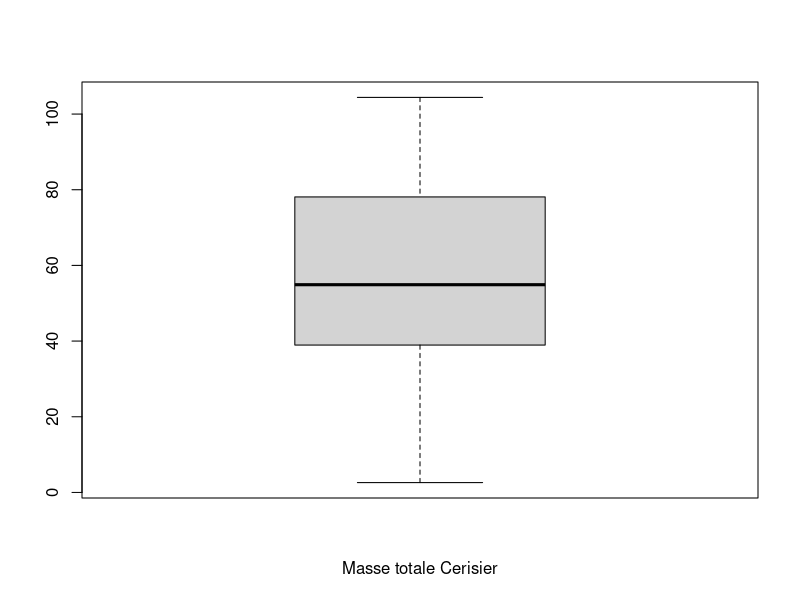
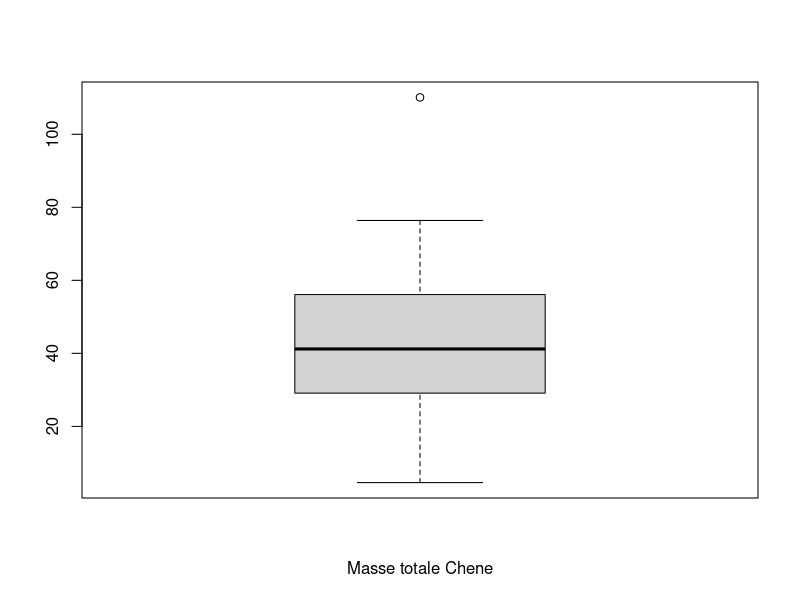
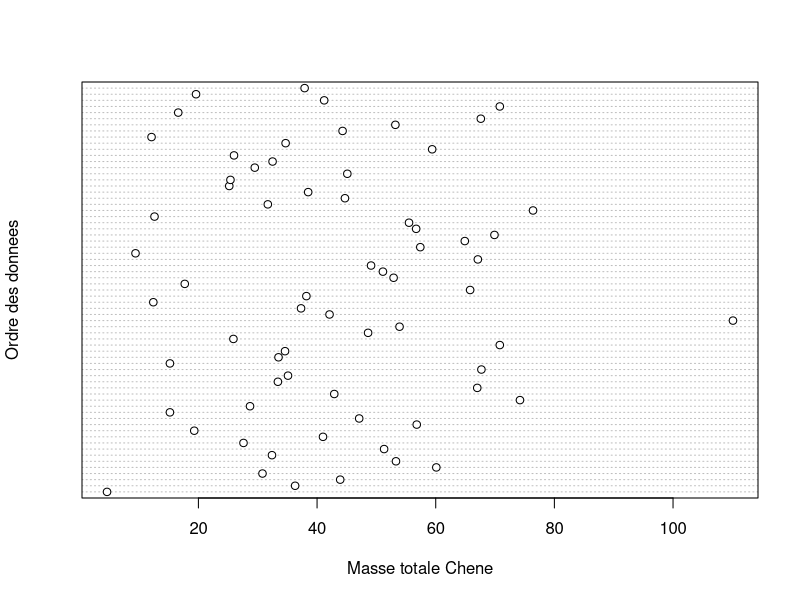
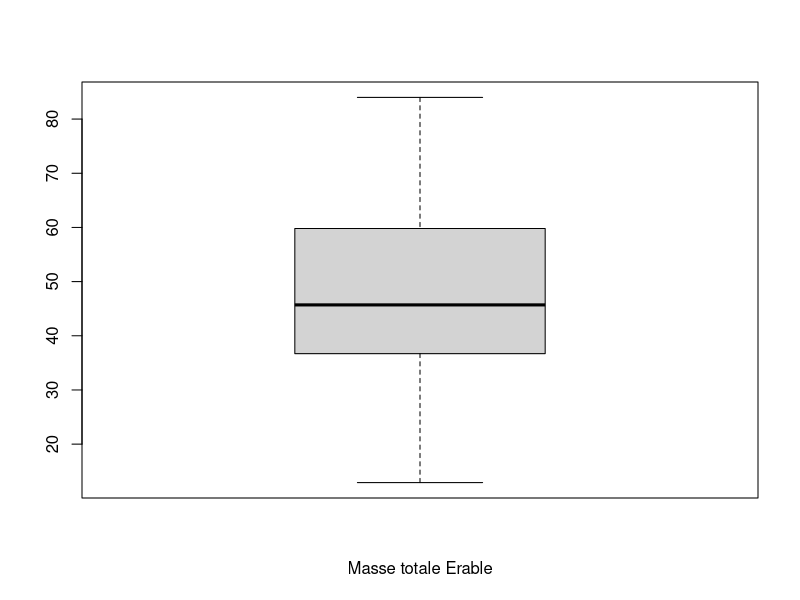
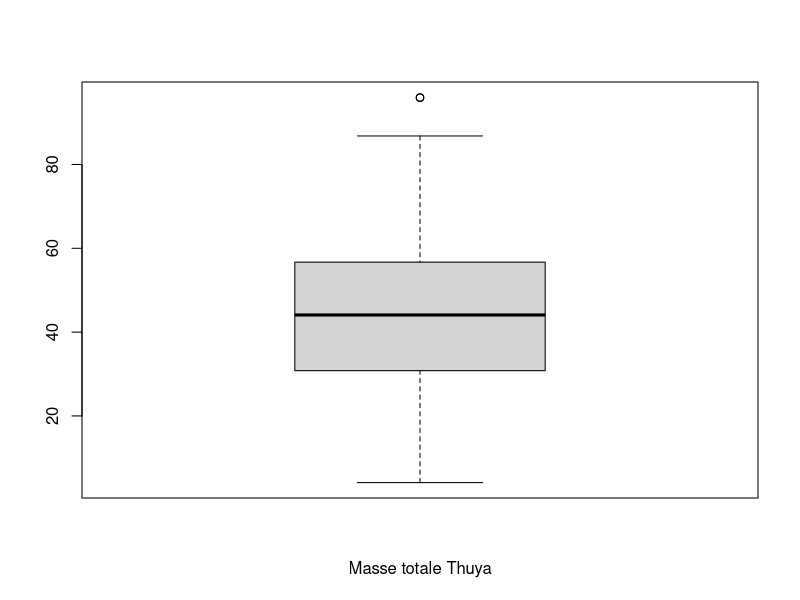
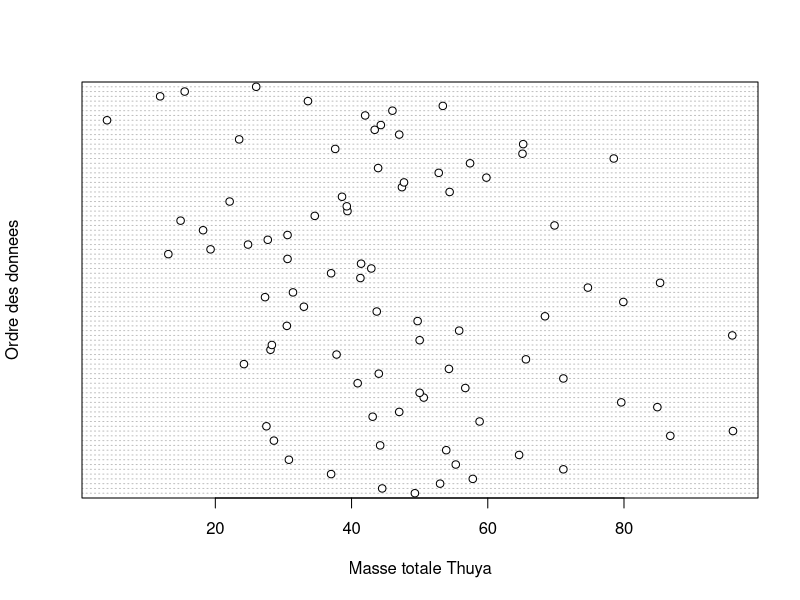
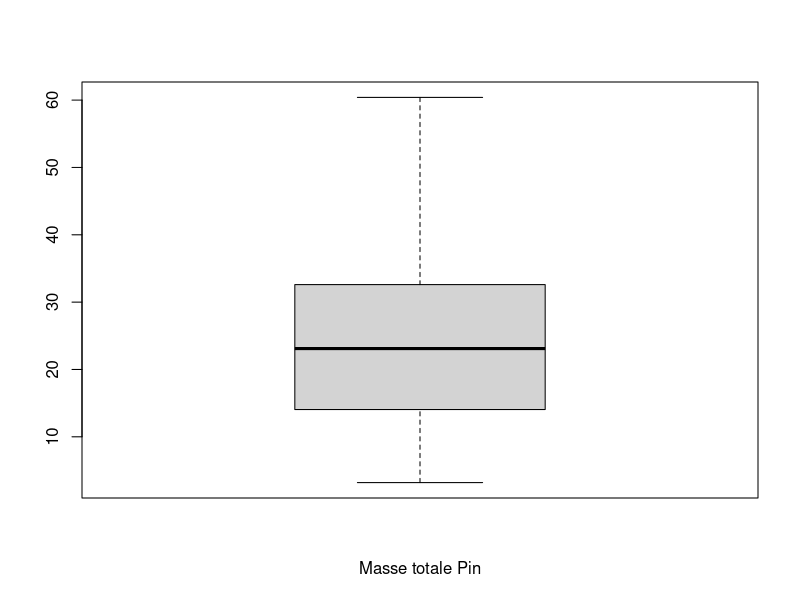
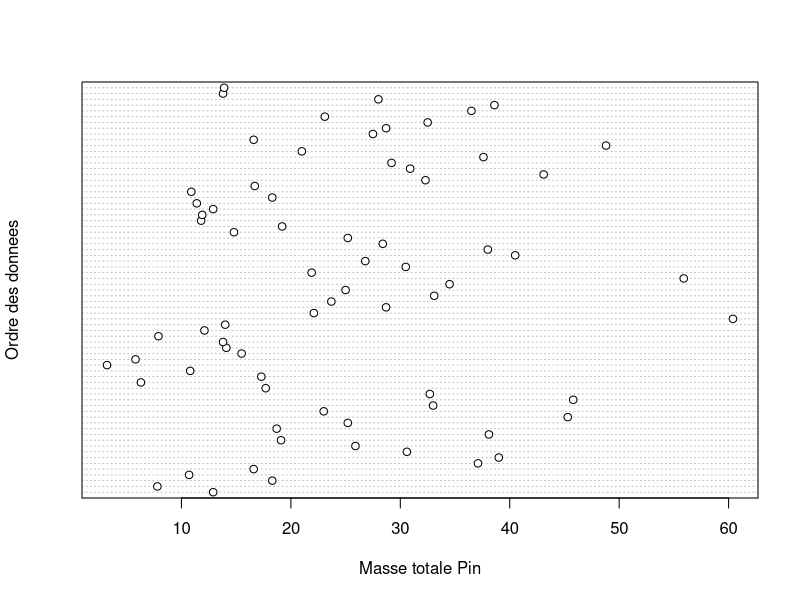

Generate these figures, in order, with R: (Note: this script raises an error after producing the figures.)

#2019-2020
#Projet Serre / Broutement / Stress_hydrique / Migration assistee

remove(list = ls())

#####Importation des donnees####
library(dplyr)
library(ggplot2)
library(plyr) #pour fonction ddply 
library(car) #pour anovas type III
library(lsmeans) #fonction lsmeans
library(MASS) #boxcox

Serre <- read.table("./Masses3.txt", header=TRUE, na.string = "", dec = ",") 

Serre$Brout <- replace(Serre$Brout,Serre$Brout=="0","NoBrout")
Serre$Brout <- replace(Serre$Brout,Serre$Brout=="1","Brout")
Serre$Stress <- replace(Serre$Stress,Serre$Stress=="0","NoStress")
Serre$Stress <- replace(Serre$Stress,Serre$Stress=="1","Stress1")
Serre$Stress <- replace(Serre$Stress,Serre$Stress=="2","Stress2")

Serre$Prov <- as.factor(as.character(Serre$Prov)) #Definir comme facteur
Serre$Bloc <- as.factor(as.character(Serre$Bloc))
Serre$Brout <- as.factor(as.character(Serre$Brout))
Serre$Stress <- as.factor(as.character(Serre$Stress))

str(Serre)
Serre$Brout <- factor(Serre$Brout, levels=c("NoBrout","Brout")) #Reorganiser niveaux facteur Brout


CET<-filter(Serre,Esp=="CET")
CET$Stress <- factor(CET$Stress) #Enlever le niveau Stress 1 absent de CET
CHR<-filter(Serre,Esp=="CHR")
CHR$Stress <- factor(CHR$Stress) #Enlever le niveau Stress 1 absent de CHR
ERS<-filter(Serre,Esp=="ERS")
THO<-filter(Serre,Esp=="THO")
PIB<-filter(Serre,Esp=="PIB")

SerreTemoin<-filter(Serre,Brout=="NoBrout",Stress=="NoStress",Prov=="2018")

#####Exploration des donnees####
#Masse totale - Outliers

boxplot(CET$Mtot, xlab="Masse totale Cerisier")

boxplot(CHR$Mtot, xlab="Masse totale Chene")
dotchart(CHR$Mtot,xlab="Masse totale Chene", ylab = "Ordre des donnees") #Un outlier? Semble ok dans les donnees

boxplot(ERS$Mtot, xlab="Masse totale Erable")

boxplot(THO$Mtot, xlab="Masse totale Thuya")
dotchart(THO$Mtot,xlab="Masse totale Thuya", ylab = "Ordre des donnees") #Pas d'outlier important

boxplot(PIB$Mtot, xlab="Masse totale Pin")
dotchart(PIB$Mtot,xlab="Masse totale Pin", ylab = "Ordre des donnees") #Pas d'outlier important

#Ratio - Outliers

boxplot(CET$Ratio, xlab="Ratio Cerisier")
dotchart(CET$Ratio, xlab="Ratio Cerisier", ylab = "Ordre des donnees") 

boxplot(CHR$Ratio, xlab="Ratio Chene")
dotchart(CHR$Ratio, xlab="Ratio Chene", ylab = "Ordre des donnees") #Quelques donnes plus extremes

boxplot(ERS$Ratio, xlab="Ratio Erable")

boxplot(THO$Ratio, xlab="Ratio Thuya")
dotchart(THO$Ratio, xlab="Ratio Thuya", ylab = "Ordre des donnees") 

boxplot(PIB$Ratio, xlab="Ratio Pin")


#Normalite Masse totale
hist(CET$Mtot)
hist(CHR$Mtot)
hist(ERS$Mtot)
hist(PIB$Mtot)
hist(THO$Mtot)


#Normalite Ratio
hist(CET$Ratio)
hist(CHR$Ratio)
hist(ERS$Ratio)
hist(PIB$Ratio)
hist(THO$Ratio)

#################CERISIERS########################
####BIOMASSE TOTALE CERISIERS####

#Regarder si hauteur initiale est un bon estimateur de la masse totale
#Regarder la relation entre hauteur finale et la masse a la fin de l'experience
cor.test(CET$Hauteur, CET$Mtot) #0,63
plot(CET$Hauteur, CET$Mtot) 
#Oui, bonne correlation, on utilise la hauteur initiale pour corriger pour la biomasse initiale des plants

#Savoir le nb de replicats 
ddply(CET, c("Stress", "Brout", "Prov", "Bloc"), summarise, N = length(Mtot))

#Pour la majorite des combinaisons, nous n'avons qu'un replicat
#Pour simplifier les analyses, on fait une moyenne pour les rares cas 
#ou nous avons 2 plants par combinaison

CET_mean <- aggregate(list(CET$Mtot,CET$Hauteurini,CET$Ratio,CET$Maerien,CET$Mracine), by= data.frame(CET$Stress, CET$Brout, CET$Prov, CET$Bloc), FUN= "mean")
colnames(CET_mean)[1:9] <- c("Stress", "Brout", "Prov", "Bloc","Mtot","Hauteurini","Ratio","Maerien","Mracine")

ddply(CET_mean, c("Stress", "Brout", "Prov", "Bloc","Hauteurini"), summarise,
      N = length(Mtot)) #Verification n = 1 pour chaque combinaison

#Boxplot masses tot 
color1 = c(rep("green",2),rep("red",2))
boxplot(Mtot~Brout+Stress+Prov,data=CET,cex.axis=0.5, col = color1,las=2, 
        main = "Masses tot cerisiers", ylab="Masse tot", xlab="") 

#Modele avec plan en tiroir
mod_CET_mtot <- lmerTest::lmer(Mtot ~ Stress*Brout*Prov*Hauteurini + (1|Bloc/Stress), data = CET_mean)
#Message veut dire que l'effet aleatoire du bloc est tres pres de 0 ou nul
#On le garde requand meme dans le modele, mais il a peu d'effet
summary(mod_CET_mtot)
anova(mod_CET_mtot) #Fait un anova de type III de Satterthwaite
#Interaction significative avec Hini, on garde ce modele
#Effet Stress

#Estimés et intervalle de confiance
lsmeans(mod_CET_mtot,~Stress)
#Rien n'est significatif

#Representation Stress avec les estimes du modele
CET_Mtot_mod <- summary(lsmeans(mod_CET_mtot, ~Stress))
ggplot(CET_Mtot_mod, aes(x = Stress, y = lsmean)) +
  geom_point(size=4) +
  geom_errorbar(aes(ymin=lower.CL, ymax=upper.CL), width=.1)+
  theme_classic() +
  scale_x_discrete(labels=c("No stress","High stress"))+
  scale_y_continuous(limits = c(0,90), expand = expand_scale()) +
  xlab("Water stress treatment") +  
  ylab("Mass (g)") +
  theme(text=element_text(size=12, family="sans"), #Police Arial ("serif" pour Time New Roman)
        panel.border = element_rect(colour = "black", fill=NA, size=0.5))
  geom_text(aes(x=Stress, y=upper.CL+2),
            label = c("",""), size=4.5, show.legend=F)

##Verifier assomptions de modeles
plot(mod_CET_mtot) #Homogeneite des variances ok
qqPlot(resid(mod_CET_mtot)) #Graphique de normalite ok


####RATIO CERISIERS####

#Modele avec plan en tiroir
mod_CET_ratio <- lmerTest::lmer(Ratio ~ Stress*Brout*Prov*Hauteurini + (1|Bloc/Stress), data = CET_mean)
summary(mod_CET_ratio)
anova(mod_CET_ratio) #Interaction non significative avec Hini

#Modele sans interaction Hini
mod_CET_ratio <- lmerTest::lmer(Ratio ~ Stress*Brout*Prov+Hauteurini + (1|Bloc/Stress), data = CET_mean)
summary(mod_CET_ratio)
anova(mod_CET_ratio) #Hini non significative 

#Modele sans Hini
mod_CET_ratio <- lmerTest::lmer(Ratio ~ Stress*Brout*Prov + (1|Bloc/Stress), data = CET_mean)
summary(mod_CET_ratio)
anova(mod_CET_ratio) #Effet Stress et Prov

#Estimés et intervalle de confiance
lsmeans(mod_CET_ratio,~Stress) #Ratio plus eleve pour stress2
lsmeans(mod_CET_ratio,~Prov) #Ratio plus eleve chez 2080 que 2018 et 2050 


#Representation Stress avec les estimes du modele
CET_Ratio_mod <- summary(lsmeans(mod_CET_ratio, ~Stress))
ggplot(CET_Ratio_mod, aes(x = Stress, y = lsmean)) +
  geom_point(size=4) +
  geom_errorbar(aes(ymin=lower.CL, ymax=upper.CL), width=.1)+
  theme_classic() +
  scale_x_discrete(labels=c("No stress","High stress"))+
  scale_y_continuous(limits = c(0,4), expand = expand_scale()) +
  xlab("Water stress treatment") +  
  ylab("Shoot:root ratio") +
  theme(text=element_text(size=12, family="sans"), #Police Arial ("serif" pour Time New Roman)
        panel.border = element_rect(colour = "black", fill=NA, size=0.5))+
  geom_text(aes(x=Stress, y=upper.CL+0.2),
          label = c("a","b"), size=4.5, show.legend=F)

#Representation Prov 
CET_Ratio_mod <- summary(lsmeans(mod_CET_ratio, ~Prov))
ggplot(CET_Ratio_mod, aes(x = Prov, y = lsmean)) +
  geom_point(size=3) +
  geom_errorbar(aes(ymin=lower.CL, ymax=upper.CL), width=.1)+
  theme_classic() +
  xlab("Provenance") +  
  ylab("Shoot:root ratio") +
  theme(text=element_text(size=12, family="sans"), #Police Arial ("serif" pour Time New Roman)
        panel.border = element_rect(colour = "black", fill=NA, size=0.5))+
  geom_text(aes(x=Prov, y=upper.CL+0.05),label = c("a","a","b"))

##Verifier assomptions de modeles
plot(mod_CET_ratio) #Homogeneite des variances ok
qqPlot(resid(mod_CET_ratio)) #Graphique de normalite ok


#################CHENES########################
####BIOMASSE TOTALE CHENES####

#Est-ce que la hauteur initiale est un bon estimateur de la masse totale?
#Regarder la relation entre hauteur finale et la masse a la fin de l'experience
cor.test(CHR$Hauteur, CHR$Mtot) #0,67
plot(CHR$Hauteur, CHR$Mtot) 
#Oui, bonne correlation, utiliser hauteurini pour corriger biomasse initiale des plants

#Savoir le nb de replicats 
ddply(CHR, c("Stress", "Brout", "Prov", "Bloc"), summarise,N = length(Mtot))

#Pour la majorite des combinaisons, nous n'avons qu'un replicat
#Pour simplifier les analyses, on fait une moyenne pour les rares cas ou nous avons 2 plants par combinaison
CHR_mean <- aggregate(list(CHR$Mtot,CHR$Hauteurini,CHR$Ratio,CHR$Maerien,CHR$Mracine), by= data.frame(CHR$Stress, CHR$Brout, CHR$Prov, CHR$Bloc), FUN= "mean")
colnames(CHR_mean)[1:9] <- c("Stress", "Brout", "Prov", "Bloc","Mtot","Hauteurini","Ratio","Maerien","Mracine")

#Verification: nous avons bien un n = 1 pour chaque combinaison.
ddply(CHR_mean, c("Stress", "Brout", "Prov", "Bloc","Hauteurini"), summarise, N = length(Mtot))

#Boxplot masses tot 
boxplot(Mtot~Brout+Stress+Prov,data=CHR,cex.axis=0.5, col = color1,las=2, main = "Masses tot chenes",
        xlab="",ylab="Masse tot")

#Modele avec plan en tiroir
mod_CHR_mtot <- lmerTest::lmer(Mtot ~ Stress*Brout*Prov*Hauteurini + (1|Bloc/Stress), data = CHR_mean)
anova(mod_CHR_mtot) # Garder Hini seul 

#Modele sans interaction avec Hini:
mod_CHR_mtot <- lmerTest::lmer(Mtot ~ Stress*Brout*Prov + Hauteurini + (1|Bloc/Stress), data = CHR_mean)
summary(mod_CHR_mtot)
anova(mod_CHR_mtot) #Hauteurini significatif, on garde ce modele
#Interaction Stress*Provenance significatif

#Estimes et intervalles de confiance
lsmeans(mod_CHR_mtot,~Stress*Prov)
#Stress2-NoStress de 2050 different

#Representation Stress*Prov avec les estimes du modele
CHR_Mtot_mod <- summary(lsmeans(mod_CHR_mtot, ~Prov*Stress))
ggplot(CHR_Mtot_mod, aes(x = Stress, y = lsmean, shape=Prov)) +
  geom_point(size=4, position=position_dodge(width=0.4)) +
  geom_errorbar(aes(ymin=lower.CL, ymax=upper.CL), width=.1, position=position_dodge(width=0.4))+
  theme_classic() +
  scale_shape_manual(values=c(10, 19, 1))+
  labs(shape="Provenance") +
  scale_x_discrete(labels=c("No stress","High stress"))+
  scale_y_continuous(limits = c(0,75), expand = expand_scale()) +
  xlab("Water stress treatment") +  
  ylab("Mass (g)") +
  theme(text=element_text(size=12, family="sans"), #Police Arial ("serif" pour Time New Roman)
        panel.border = element_rect(colour = "black", fill=NA, size=0.5))+ 
  geom_text(aes(x=Stress, y=upper.CL+1.9),
            label = c("ab","a","ab","ab","b","ab"),  
            position=position_dodge(width=0.4),
            show.legend=F, size=4.5) 


##Verifier Assomptions de modele
plot(mod_CHR_mtot) #Homogeneite des variances ok
qqPlot(resid(mod_CHR_mtot)) #Graphique de normalite ok

####RATIO CHENES####

##Modele avec plan en tiroir
mod_CHR_ratio <- lmerTest::lmer(Ratio ~ Stress*Brout*Prov*Hauteurini + (1|Bloc/Stress), data = CHR_mean)
anova(mod_CHR_ratio) #Rien significatif

##Modele avec plan en tiroir sans interaction Hini
mod_CHR_ratio <- lmerTest::lmer( Ratio ~ Stress*Brout*Prov + Hauteurini + (1|Bloc/Stress), data = CHR_mean)
anova(mod_CHR_ratio) #Rien significatif

##Modele avec plan en tiroir sans Hini
mod_CHR_ratio <- lmerTest::lmer( Ratio ~ Stress*Brout*Prov + (1|Bloc/Stress), data = CHR_mean)
anova(mod_CHR_ratio) #Rien significatif, tendance Stress

##Verifier assomptions de modeles
plot(mod_CHR_ratio) #Homogeneite des variances ok
qqPlot(resid(mod_CHR_ratio)) #Graphique de normalite ok?


#Essayer d'enlever trois valeurs plus extreme (30,12,11) 
CHR_mean2 <- CHR_mean[-30,]
CHR_mean2 <- CHR_mean2[-12,]
CHR_mean2 <- CHR_mean2[-11,]
dotchart(CHR_mean$Ratio,xlab="Ratio CHR", ylab = "Ordre des donnees") #Avant
dotchart(CHR_mean2$Ratio,xlab="Ratio CHR", ylab = "Ordre des donnees") #Apres

##Modele avec plan en tiroir sans outlier
mod_CHR_ratio2 <- lmerTest::lmer(Ratio ~ Stress*Brout*Prov*Hauteurini + (1|Bloc/Stress), data = CHR_mean2)
anova(mod_CHR_ratio2) #Rien significatif

##Modele avec plan en tiroir sans interaction Hini sans outlier
mod_CHR_ratio2 <- lmerTest::lmer( Ratio ~ Stress*Brout*Prov + Hauteurini + (1|Bloc/Stress), data = CHR_mean2)
anova(mod_CHR_ratio2) #Rien significatif

##Modele avec plan en tiroir sans Hini sans outlier
mod_CHR_ratio2 <- lmerTest::lmer( Ratio ~ Stress*Brout*Prov + (1|Bloc/Stress), data = CHR_mean2)
anova(mod_CHR_ratio2) #Rien significatif, tendance Stress

##Verifier assomptions de modeles
plot(mod_CHR_ratio2) #Homogeneite des variances ok
qqPlot(resid(mod_CHR_ratio2)) #Graphique de normalite pas mieux!?


#Ajouter variable Transformation log de Ratio
LCHR_mean <- mutate(CHR_mean, LRatio=log(Ratio))

##Modele avec plan en tiroir (log)
mod_CHR_Lratio <- lmerTest::lmer( LRatio ~ Stress*Brout*Prov*Hauteurini + (1|Bloc/Stress), data = LCHR_mean)
anova(mod_CHR_Lratio) #Rien significatif

##Modele avec plan en tiroir sans interaction Hini (log)
mod_CHR_Lratio <- lmerTest::lmer( LRatio ~ Stress*Brout*Prov + Hauteurini + (1|Bloc/Stress), data = LCHR_mean)
anova(mod_CHR_Lratio) #Rien significatif

##Modele avec plan en tiroir sans Hini (log)
mod_CHR_Lratio <- lmerTest::lmer( LRatio ~ Stress*Brout*Prov + (1|Bloc/Stress), data = LCHR_mean)
anova(mod_CHR_Lratio) #Effet Prov, Tendance Stress 

lsmeans(mod_CHR_Lratio,~Prov)
#Rien

#Test a posteriori aurait trouve que 2018-2050 significatif.......???
ls_means(mod_CHR_Lratio,  which = "Prov", pairwise = TRUE)

#Representation Prov avec les estimations du modele (log)
CHR_LRatio_mod <- summary(lsmeans(mod_CHR_Lratio, ~Prov))
ggplot(CHR_LRatio_mod, aes(x = Prov, y = lsmean)) +
  geom_point(size=3) +
  geom_errorbar(aes(ymin=lower.CL, ymax=upper.CL), width=.1)+
  theme_classic() +
  xlab("Provenance") +  
  ylab("Log shoot:root ratio")+
  theme(text=element_text(size=12, family="sans"), #Police Arial ("serif" pour Time New Roman)
        panel.border = element_rect(colour = "black", fill=NA, size=0.5))

#Enlever le log
CHR_Ratio_mod <- mutate(CHR_LRatio_mod, lsmean=10^(lsmean),lower.CL=10^(lower.CL), upper.CL=10^(upper.CL))
ggplot(CHR_Ratio_mod, aes(x = Prov, y = lsmean)) +
  geom_point(size=3) +
  geom_errorbar(aes(ymin=lower.CL, ymax=upper.CL), width=.1)+
  theme_classic() +
  xlab("Provenance") +  
  ylab("Log shoot:root ratio")

#Representation estime modele tendance effet Stress
CHR_LRatio_mod <- summary(lsmeans(mod_CHR_Lratio, ~Stress))
ggplot(CHR_LRatio_mod, aes(x = Stress, y = lsmean)) +
  geom_point(size=3) +
  geom_errorbar(aes(ymin=lower.CL, ymax=upper.CL), width=.1)+
  theme_classic() +
  xlab("Stress") +  
  ylab("Log shoot:root ratio")
#Ratio tendance a etre plus elevee pour Stress2


##Verifier assomptions de modeles
plot(mod_CHR_Lratio) #Homogeneite des variances ok
qqPlot(resid(mod_CHR_Lratio)) #Graphique de normalite ok


#################ERABLES(PROV2018)#############
####BIOMASSE TOTALE ERABLES####

#Est-ce que la hauteur initiale est un bon estimateur de la masse totale?
#Regarder la relation entre hauteur finale et la masse a la fin de l'experience
cor.test(ERS$Hauteur, ERS$Mtot) #0.80
plot(ERS$Hauteur, ERS$Mtot) 
#Oui, bonne correlation, utiliser hauteurini pour corriger biomasse initiale des plants

#Savoir le nb de replicats 
ddply(ERS, c("Stress", "Brout", "Bloc"), summarise,N = length(Mtot))
#Un replicat pour toutes les combinaisons

#Boxplot masses tot 
color2 = c(rep("green",2),rep("yellow",2),rep("red",2))
boxplot(Mtot~Brout+Stress,data=ERS,cex.axis=0.5, col = color2,las=2, main = "Masses tot Erables", 
        xlab="",ylab="Masse tot")

#Modele avec plan en tiroir
mod_ERS_mtot <- lmerTest::lmer( Mtot ~ Stress*Brout*Hauteurini + (1|Bloc/Stress), data = ERS)
anova(mod_ERS_mtot) #Rien de significatif

#On retire interaction avec Hini
mod_ERS_mtot <- lmerTest::lmer(Mtot ~ Stress*Brout + Hauteurini + (1|Bloc/Stress), data = ERS)
summary(mod_ERS_mtot)
anova(mod_ERS_mtot) #Hauteurini non significative, on retire du modele

#On retire Hini
mod_ERS_mtot <- lmerTest::lmer(Mtot ~ Stress*Brout + (1|Bloc/Stress), data = ERS)
summary(mod_ERS_mtot)
anova(mod_ERS_mtot) 
#Stress*Brout significatif

#Estimés et intervalles de confiance
lsmeans(mod_ERS_mtot, ~Stress*Brout)
#Différence entre NoBrout et Brout de Stress1

#Representation Stress*Brout avec les estimes du modele 
ERS_Mtot_mod <- summary(lsmeans(mod_ERS_mtot, ~Stress*Brout))
ggplot(ERS_Mtot_mod, aes(x = Stress, y = lsmean, shape=Brout)) +
  geom_point(size=3, position=position_dodge(width=0.4)) +
  geom_errorbar(aes(ymin=lower.CL, ymax=upper.CL), width=.1, position=position_dodge(width=0.4))+
  theme_classic() +
  theme(legend.title=element_blank()) + #Enlever titres des legendes
  scale_x_discrete(labels=c("No stress","Moderate stress", "High stress"))+
  scale_y_continuous(limits = c(0,85), expand = expand_scale()) + 
  scale_shape_manual(values=c(19,17), labels=c("Unbrowsed", "Browsed"))+
  xlab("Water stress treatment") +  
  ylab("Mass (g)") +
  theme(text=element_text(size=12, family="sans"), #Police Arial ("serif" pour Time New Roman)
        panel.border = element_rect(colour = "black", fill=NA, size=0.5))+ 
  geom_text(aes(x=Stress, y=upper.CL+2),
            label = c("ab","a","ab","ab","b","ab"),  
            position=position_dodge(width=0.4), size=4.5, show.legend=F)

##Verifier residus 
plot(mod_ERS_mtot) #Homogeneite des variances ok
qqPlot(resid(mod_ERS_mtot)) #Graphique de normalite ok

#Reponse compensatoire pour les plants de Stress1
ERS_stress1_nobrout <- filter(ERS, Brout=="NoBrout", Stress=="Stress1")
moyERS_stress1_nobrout <- mean(ERS_stress1_nobrout$Mtot) #30.62

ERS_stress1_brout <- filter(ERS, Brout=="Brout", Stress=="Stress1")
moyERS_stress1_brout <- mean(ERS_stress1_brout$Mtot) #63.6
moyERS_stress1_Mret <- mean(ERS_stress1_brout$Mret) #0.28

((moyERS_stress1_brout + moyERS_stress1_Mret) - moyERS_stress1_nobrout)*(100/moyERS_stress1_nobrout) # -46.59
# 108.62

####RATIO ERABLES####

#Modele avec plan en tiroir
mod_ERS_ratio <- lmerTest::lmer(Ratio ~ Stress*Brout*Hauteurini + (1|Bloc/Stress), data = ERS)
anova(mod_ERS_ratio) #Rien de significatif

#On retire interaction avec Hini
mod_ERS_ratio <- lmerTest::lmer(Ratio ~ Stress*Brout + Hauteurini + (1|Bloc/Stress), data = ERS)
summary(mod_ERS_ratio)
anova(mod_ERS_ratio) #Hauteurini non significative, on retire du modele

#On retire Hini
mod_ERS_ratio <- lmerTest::lmer(Ratio ~ Stress*Brout + (1|Bloc/Stress), data = ERS)
summary(mod_ERS_ratio)
anova(mod_ERS_ratio) #Rien

##Verifier residus 
plot(mod_ERS_ratio) #Homogeneite des variances ok
qqPlot(resid(mod_ERS_ratio)) #Graphique de normalite ok

#################THUYAS########################
####BIOMASSE TOTALE THUYAS####

#Est-ce que la hauteur initiale est un bon estimateur de la masse totale?
#Regarder la relation entre hauteur finale et la masse a la fin de l'experience
cor.test(THO$Hauteur, THO$Mtot) #0.77
plot(THO$Hauteur, THO$Mtot) 
#Oui, bonne correlation, utiliser hauteurini pour corriger biomasse initiale des plants

#Savoir le nb de replicats 
ddply(THO, c("Stress", "Brout", "Prov", "Bloc"), summarise, N = length(Mtot))
#Un replicat pour toutes les combinaisons

#Boxplot masses tot 
boxplot(Mtot~Brout+Stress+Prov,data=THO,cex.axis=0.5, col = color2,las=2, main = "Masses tot Thuyas",
        xlab="", ylab="Masse tot")

#Modele avec plan en tiroir
mod_THO_mtot <- lmerTest::lmer(Mtot ~ Stress*Brout*Prov*Hauteurini + (1|Bloc/Stress), data = THO)
summary(mod_THO_mtot)
anova(mod_THO_mtot) # Interaction avec Hauteurini, on garde ce modele
#Effet Stress*Brout

#Estimés et intervalles de confiance
lsmeans(mod_THO_mtot, ~Stress*Brout)
#NoStressNoBrout differe de Stress2NoBrout 
#NoStressNoBrout differe de Stress2Brout 

#Representation Stress et Brout avec estimes du modele (sans outlier)
THO_Mtot_mod <- summary(lsmeans(mod_THO_mtot, ~Stress*Brout))
ggplot(THO_Mtot_mod, aes(x = Stress, y = lsmean, shape=Brout)) +
  geom_point(size=3, position=position_dodge(width=0.4)) +
  geom_errorbar(aes(ymin=lower.CL, ymax=upper.CL), width=.1, position=position_dodge(width=0.4))+
  theme_classic() +
  theme(legend.title=element_blank()) + #Enlever titres des legendes
  scale_x_discrete(labels=c("No stress","Moderate stress", "High stress"))+
  scale_y_continuous(limits = c(0,85), expand = expand_scale()) + 
  scale_shape_manual(values=c(19,17), labels=c("Unbrowsed", "Browsed"))+
  xlab("Water stress treatment") +  
  ylab("Mass (g)") +
  theme(text=element_text(size=12, family="sans"), #Police Arial ("serif" pour Time New Roman)
        panel.border = element_rect(colour = "black", fill=NA, size=0.5))+ 
  geom_text(aes(x=Stress, y=upper.CL+2),
            label = c("a","ab","b","ab","ab","b"),  
            position=position_dodge(width=0.4), size=4.5, show.legend=F)

##Verifier Assomptions de modele
plot(mod_THO_mtot) #Homogeneite des variances ok
qqPlot(resid(mod_THO_mtot), main="Non transforme") #Graphique de normalite, ok

#Reponse compensatoire de BroutStress2 par rapport a NoBroutNoStress
THO_nobrout_nostress <- filter(THO, Brout=="NoBrout", Stress=="NoStress")
moyTHO_nobrout_nostress <- mean(THO_nobrout_nostress$Mtot) #66.98

THO_brout_stress2 <- filter(THO, Brout=="Brout", Stress=="Stress2")
moyTHO_brout_stress2 <- mean(THO_brout_stress2$Mtot) #34.15
moyTHO_stress2_Mret <- mean(THO_brout_stress2$Mret) #2.1

((moyTHO_brout_stress2 + moyTHO_stress2_Mret) - moyTHO_nobrout_nostress)*(100/moyTHO_nobrout_nostress) # -46.59
# -45.87

####RATIO THUYAS####

#Modele avec plan en tiroir
mod_THO_ratio <- lmerTest::lmer(Ratio ~ Stress*Brout*Prov*Hauteurini + (1|Bloc/Stress), data = THO)
summary(mod_THO_ratio)
anova(mod_THO_ratio) # Pas interaction avec Hauteurini

#Modele avec plan en tiroir sans interaction Hini
mod_THO_ratio <- lmerTest::lmer(Ratio ~ Stress*Brout*Prov + Hauteurini + (1|Bloc/Stress), data = THO)
summary(mod_THO_ratio)
anova(mod_THO_ratio) # Hauteurini pas significatif

#Modele sans Hini
mod_THO_ratio <- lmerTest::lmer(Ratio ~ Stress*Brout*Prov + (1|Bloc/Stress), data = THO)
summary(mod_THO_ratio)
anova(mod_THO_ratio) #Stress*Brout*Prov

#Estimés et intervalles de confiance
lsmeans(mod_THO_ratio, ~Stress*Brout*Prov) #Rien mais 2018 tend a avoir effet du broutement sous stress2

#Representation Stress*Brout*Prov avec estimes du modele 
THO_Ratio_mod <- summary(lsmeans(mod_THO_ratio, ~Stress*Brout*Prov))
ggplot(THO_Ratio_mod, aes(x = Stress, y = lsmean, col=Brout, shape=Prov)) +
  geom_point(size=3, position=position_dodge(width=0.4)) +
  geom_errorbar(aes(ymin=lower.CL, ymax=upper.CL), width=.1, position=position_dodge(width=0.4))+
  theme_classic() +
  theme(legend.title=element_blank()) + #Enlever titres des legendes
  scale_x_discrete(labels=c("No stress","Moderate stress", "High stress"))+
  scale_y_continuous(limits = c(0,6.5), expand = expand_scale()) + 
  scale_shape_manual(values=c(10, 19, 1))+
  scale_color_manual(values=c("turquoise2","lightcoral"),
                     labels=c("Unbrowsed", "Browsed"))+
  xlab("Water stress treatment") +  
  ylab("Shoot:root ratio") +
  theme(text=element_text(size=12, family="sans"), #Police Arial ("serif" pour Time New Roman)
        panel.border = element_rect(colour = "black", fill=NA, size=0.5))
  geom_text(aes(x=Stress, y=upper.CL+2),
            label = c("a","ab","b","ab","ab","b"),  
            position=position_dodge(width=0.4), size=4.5, show.legend=F)

##Verifier Assomptions de modele
plot(mod_THO_ratio) #Homogeneite des variances ok
qqPlot(resid(mod_THO_ratio)) #Graphique de normalite, ok


#################PINS##########################
####BIOMASSE TOTALE PINS####

#Est-ce que la hauteur initiale est un bon estimateur de la masse totale?
#Regarder la relation entre hauteur finale et la masse a la fin de l'experience
cor.test(PIB$Hauteur, PIB$Mtot) #0.82
plot(PIB$Hauteur, PIB$Mtot) 
#Oui, bonne correlation, utiliser hauteurini pour corriger biomasse initiale des plants

#Savoir le nb de replicats 
ddply(PIB, c("Stress", "Brout", "Prov", "Bloc"), summarise,N = length(Mtot))
#Un replicat pour toutes les combinaisons

#Boxplot masses tot 
boxplot(Mtot~Brout+Stress+Prov,data=PIB,cex.axis=0.5, col = color2,las=2, main = "Masses tot Pins", 
        xlab="", ylab="Masse tot")

#Modele avec plan en tiroir
mod_PIB_mtot <- lmerTest::lmer( Mtot ~ Stress*Brout*Prov*Hauteurini + (1|Bloc/Stress), data = PIB)
summary(mod_PIB_mtot)
anova(mod_PIB_mtot) #Rien significatif

#Modele avec plan en tiroir sans interaction Hini
mod_PIB_mtot <- lmerTest::lmer( Mtot ~ Stress*Brout*Prov + Hauteurini + (1|Bloc/Stress), data = PIB)
summary(mod_PIB_mtot)
anova(mod_PIB_mtot) #Hini significatif on garde ce modele
#Brout

#Representation effet Brout avec estimes du modele
PIB_Mtot_mod <- summary(lsmeans(mod_PIB_mtot, ~ Brout))
ggplot(PIB_Mtot_mod, aes(x = Brout, y = lsmean)) +
  geom_point(size=4) +
  geom_errorbar(aes(ymin=lower.CL, ymax=upper.CL), width=.1)+
  theme_classic() +
  theme(legend.title=element_blank()) + #Enlever titres des legendes
  scale_x_discrete(labels=c("Unbrowsed","Browsed"))+
  scale_y_continuous(limits = c(0,45), expand = expand_scale()) + 
  xlab("Browsing treatment") +  
  ylab("Mass (g)") +
  theme(text=element_text(size=12, family="sans"), #Police Arial ("serif" pour Time New Roman)
        panel.border = element_rect(colour = "black", fill=NA, size=0.5))+ 
  geom_text(aes(x=Brout, y=upper.CL+2),
            label = c("a","b"),  
            position=position_dodge(width=0.4), size=4.5, show.legend=F)

##Verifier Assomptions
plot(mod_PIB_mtot) #Homogeneite des variances ok
qqPlot(resid(mod_PIB_mtot)) #Graphique de normalite ok

#Essayer d'enlever la valeur plux extreme (31) 
PIB2 <- PIB[-31,]
dotchart(PIB$Mtot,xlab="Masse totale Pin", ylab = "Ordre des donnees") #Avant
dotchart(PIB2$Mtot,xlab="Masse totale Pin", ylab = "Ordre des donnees") #Apres

#Modele avec plan en tiroir
mod_PIB2_mtot <- lmerTest::lmer( Mtot ~ Stress*Brout*Prov*Hauteurini + (1|Bloc/Stress), data = PIB2)
anova(mod_PIB2_mtot) #Rien

#Modele avec plan en tiroir sans interaction hini
mod_PIB2_mtot <- lmerTest::lmer( Mtot ~ Stress*Brout*Prov+Hauteurini + (1|Bloc/Stress), data = PIB2)
anova(mod_PIB2_mtot) #Hini significatif on garde ce modele
#Effet Brout

##Verifier Assomptions
plot(mod_PIB2_mtot) #Homogeneite des variances ok
qqPlot(resid(mod_PIB2_mtot)) #Graphique de normalite ok

#Reponse compensatoire
PIB_brout <- filter(PIB, Brout=="Brout")
moyPIB_brout <- mean(PIB_brout$Mtot)
moyPIB_Mret <- mean(PIB_brout$Mret)
PIB_nobrout <- filter(PIB, Brout=="NoBrout")
moyPIB_nobrout <- mean(PIB_nobrout$Mtot)

((moyPIB_brout + moyPIB_Mret) - moyPIB_nobrout)*(100/moyPIB_nobrout) # -46.59

#Donne le meme resultat 
####RATIO PINS####

#Modele avec plan en tiroir
mod_PIB_ratio <- lmerTest::lmer(Ratio ~ Stress*Brout*Prov*Hauteurini + (1|Bloc/Stress), data = PIB)
summary(mod_PIB_ratio)
anova(mod_PIB_ratio) #Rien significatif

#Modele avec plan en tiroir sans interaction Hini
mod_PIB_ratio <- lmerTest::lmer(Ratio ~ Stress*Brout*Prov+Hauteurini + (1|Bloc/Stress), data = PIB)
summary(mod_PIB_ratio)
anova(mod_PIB_ratio) #Rien significatif

#Modele avec plan en tiroir sans Hini
mod_PIB_ratio <- lmerTest::lmer(Ratio ~ Stress*Brout*Prov (1|Bloc/Stress), data = PIB)
summary(mod_PIB_ratio)
anova(mod_PIB_ratio) #Rien significatif

##Verifier Assomptions
plot(mod_PIB_ratio) #Homogeneite des variances ok
qqPlot(resid(mod_PIB_ratio)) #Graphique de normalite ok
